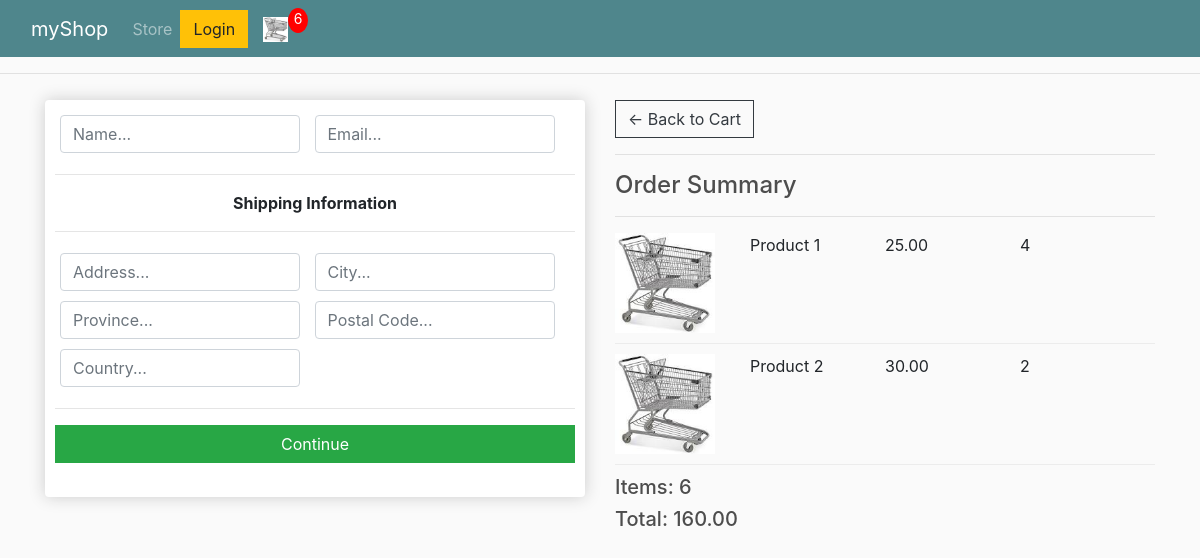
Screenshot of /checkout/ (signed in) with the database file from the repository.
### shopping/models.py (models this page shows, shortened)
class OrderItem(models.Model):
    product = models.ForeignKey(Product, on_delete=models.SET_NULL, null=True, blank=True)
    order = models.ForeignKey(Order, on_delete=models.SET_NULL, null=True, blank=True)
    quantity = models.IntegerField(default=0, null=True, blank=True)
    date_added = models.DateTimeField(auto_now_add=True)
    class Meta:
        verbose_name_plural = 'order item'
    @property
    def get_total(self):
        total = self.product.price * self.quantity
        return total

class Product(models.Model):
    name = models.CharField(max_length=200, null=True)
    price = models.DecimalField(max_digits=9, decimal_places=2)
    digital = models.BooleanField(default=False, null=True, blank=True)
    image = models.ImageField(upload_to='images', null=True, blank=True)
    class Meta:
        verbose_name_plural = 'product'

class Order(models.Model):
    customer = models.ForeignKey(Customer, on_delete=models.SET_NULL, null=True, blank=True)
    date_ordered = models.DateTimeField(auto_now_add=True)
    complete = models.BooleanField(default=False, null=True, blank=False)
    transaction_id = models.CharField(max_length=100, null=True)
    class Meta:
        verbose_name_plural = 'order'
    @property
    def shipping(self):
        shipping = False
        orderitems = self.orderitem_set.all()
        for i in orderitems:
            if i.product.digital == False:
                shipping = True
    @property
    def get_cart_total(self):
        orderitems = self.orderitem_set.all()
        total = sum([item.get_total for item in orderitems ])
        return total
    @property
    def get_cart_items(self):
        orderitems = self.orderitem_set.all()
        total = sum([item.quantity for item in orderitems])
        return total

### shopping/views.py (the view)
def checkout(request):
        if request.user.is_authenticated:
            customer = request.user.customer
            order, created = Order.objects.get_or_create(customer=customer, complete=False)
            items = order.orderitem_set.all()
            cartItems = order.get_cart_items
        else:
            items = []
            order = {'get_cart_total': 0, 'get_cart_items': 0, 'shipping': False}
            cartItems = order['get_cart_items']
        context = {
            'items': items,
            'order': order,
            'cartItems': cartItems,
        }
        return render(request, 'shopping/checkout.html', context)

### shopping/templates/shopping/checkout.html (shortened to what this page needs)
{% extends 'shopping/base.html' %}
{% load static %}
{% block page_content %}
<div class="row">
    <div class="col-lg-6">
        <div class="box-element" id="form-wrapper">
            <form id="form">
                <div id="user-info">
                    <div class="form-field">
                        <input required class="form-control" type="text" name="name" placeholder="Name..." />
                    </div>
                    <div class="form-field">
                        <input required class="form-control" type="email" name="email" placeholder="Email..." />
                    </div>
                </div>
                <div id="shipping-info">
                    <hr>
                    <p class="text-center"><strong>Shipping Information</strong></p>
                    <hr>
                    <div class="form-field">
                        <input required class="form-control" type="text" name="address" placeholder="Address..." />
                    </div>
                    <div class="form-field">
                        <input required class="form-control" type="text" name="city" placeholder="City..." />
                    </div>
                    <div class="form-field">
                        <input required class="form-control" type="text" name="province" placeholder="Province..." />
                    </div>
                    <div class="form-field">
                        <input required class="form-control" type="text" name="postalcode" placeholder="Postal Code..." />
                    </div>
                    <div class="form-field">
                        <input required class="form-control" type="text" name="country" placeholder="Country..." />
                    </div>
                </div>
                <hr>
                <input id="form-button"  class="btn btn-success btn-block"  type="submit" value="Continue">
            </form>
            <br>
    </div>
    </div>
    <div class="col-lg-6">
        <a class="btn btn-outline-dark" href="{% url 'cart' %}">&#x2190; Back to Cart</a>
        <hr>
        <h4>Order Summary</h4>
        <hr>
        {% for item in items %}
        <div class="cart-row">
            <div style="flex: 2;"><img class="row-image" src="{% static 'images/cart.jpeg' %}"></div>
            <div style="flex: 2;">{{item.product.name}}</div>
            <div style="flex: 2;">{{item.product.price}}</div>
            <div style="flex: 2;">{{item.quantity}}</div>
        </div>
        {% endfor %}
        <h5>Items: {{order.get_cart_items}} </h5>
        <h5>Total: {{order.get_cart_total | floatformat:2}} </h5>
    </div>
</div>
{% endblock page_content %}

### shopping/static/css/main.css (style rules this page uses)
body { background-color: hsl(0, 0%, 98%); }
h1,h2,h3,h4,h5,h6 { color:hsl(0, 0%, 30%); }
.box-element { box-shadow:hsl(0, 0%, 80%) 0 0 16px; background-color: #fff; border-radius: 4px; padding: 10px; }
.col-lg-4, .col-lg-6, .col-lg-8, .col-lg-12 { margin-top: 10px; }
.btn { border-radius: 0; }
.row-image { width: 100px; }
.form-field { width:250px; display: inline-block; padding: 5px; }
.cart-row { display: flex; align-items: flex-stretch; padding-bottom: 10px; margin-bottom: 10px; border-bottom: 1px solid #ececec; }

### rows the page displays
OrderItem: product.name "Product 1", product.price "25.00", quantity "4"
OrderItem: product.name "Product 2", product.price "30.00", quantity "2"
Order: get_cart_items "6", get_cart_total "160.00"

### other values shown
{{ cartItems }} "6"
